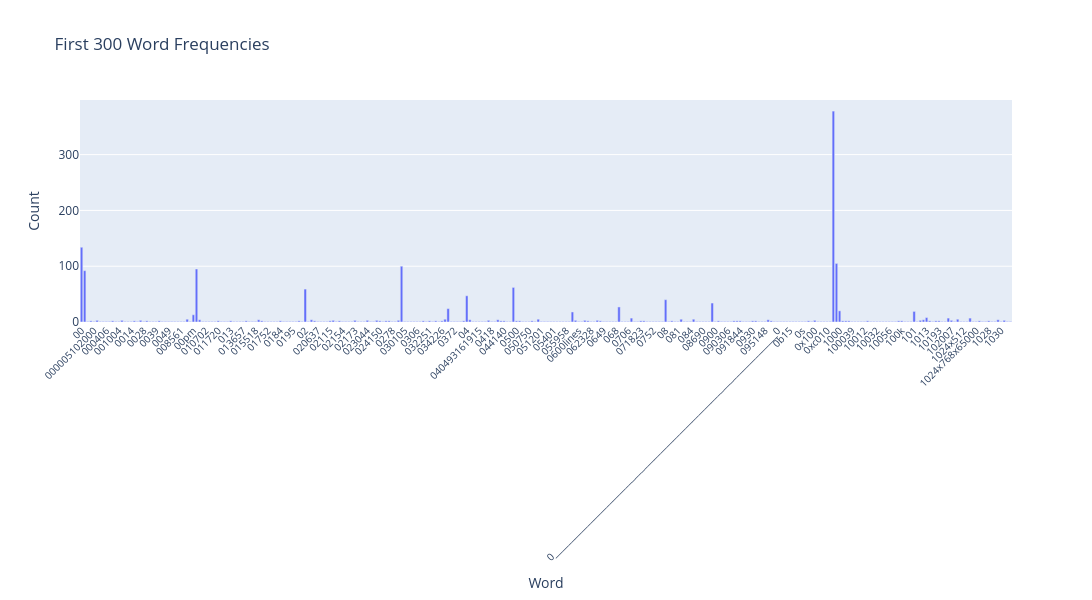

The code cell stored with this chart in its notebook:
### Markdown cell above
### >>> **Exercise 12 (take home):**
If you want a nicer interactive visualization here, I would encourage you try to install and use plotly to achieve this.

### Code cell
# Answer here
import plotly.express as px 

freq_df = pd.DataFrame(term_frequencies[:300], index=count_vect.get_feature_names_out()[0:300])
# Reset index to make 'word' a column
freq_df = freq_df.reset_index()
freq_df.columns = ['word', 'frequency']  # rename columns

# Plot bar chart
fig = px.bar(
    freq_df,
    x='word',            # column for x-axis
    y='frequency',       # column for y-axis
    title='First 300 Word Frequencies',  # chart title
    labels={
        'word': 'Word',         # x-axis label
        'frequency': 'Frequency'    # y-axis label
    }
)

# Optional: rotate x-axis labels for readability
fig.update_layout(xaxis_tickangle=-45, xaxis_tickfont_size=10, yaxis_tickfont_size=12, width=1200, height=600)

fig.show()

### Figure 1 — Plotly figure (JSON) as saved in the notebook; plotly's stock layout.template omitted (floating-point values rounded to 4 significant figures; data arrays with more than 128 entries replaced by an {"elided": "..."} marker saying what was removed)
{"data": [{"hovertemplate": "Word=%{x}<br>Count=%{y}<extra></extra>", "legendgroup": "", "marker": {"color": "#636efa", "pattern": {"shape": ""}}, "name": "", "orientation": "v", "showlegend": false, "textposition": "auto", "type": "bar", "x": {"elided": "300 str values"}, "xaxis": "x", "y": {"elided": "300 int values"}, "yaxis": "y"}], "layout": {"barmode": "relative", "height": 600, "legend": {"tracegroupgap": 0}, "title": {"text": "First 300 Word Frequencies"}, "width": 1200, "xaxis": {"anchor": "y", "domain": [0, 1], "tickangle": -45, "tickfont": {"size": 10}, "title": {"text": "Word"}}, "yaxis": {"anchor": "x", "domain": [0, 1], "tickfont": {"size": 12}, "title": {"text": "Count"}}}}
